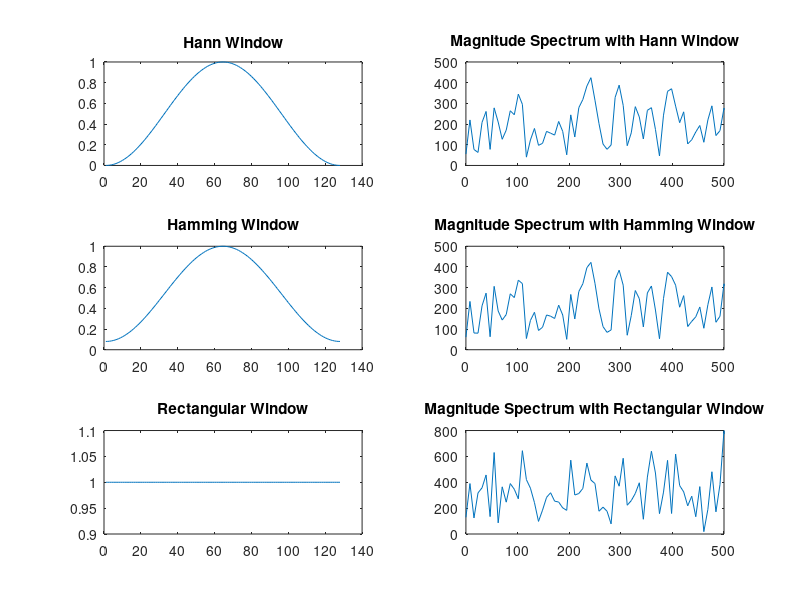

Recreate this plot in MATLAB.
fs = 1000;                % Sampling frequency
f1 = 250;                 % Frequency of the first sine wave
f2 = 235;                 % Frequency of the second sine wave
signalLength = 128;       % Length of the signal

t = (0 : signalLength - 1) / fs;  % Time vector

% Generate sine waves
wave1 = sin(2*pi*f1*t);
wave2 = sin(2*pi*f2*t);

% Generate white noise
noise = randn(1, signalLength);

% Calculate power of the signal and noise
signalPower = rms(wave1 + wave2)^2;
noisePower = signalPower / (10^(-30 / 10));  % SNR = -30 dB

% Scale the noise to achieve the desired SNR
noise = sqrt(noisePower) * noise;

% Combine signal and noise
messSignal = wave1 + wave2 + noise;

% Define the windows
hannWindow = hann(signalLength, 'symmetric');
hammingWindow = hamming(signalLength, 'symmetric');
rectWindow = rectwin(signalLength);

% Apply Hann window
hannSignal = messSignal .* hannWindow';
hannFFT = fft(hannSignal);
hannMagnitude = abs(hannFFT);

% Apply Hamming window
hammingSignal = messSignal .* hammingWindow';
hammingFFT = fft(hammingSignal);
hammingMagnitude = abs(hammingFFT);

% Apply Rectangular window
rectSignal = messSignal .* rectWindow';
rectFFT = fft(rectSignal);
rectMagnitude = abs(rectFFT);

% Frequency vector for plotting
frequencies = (0:signalLength-1) * (fs / signalLength);

% Plot the windows
figure;
subplot(3,2,1);
plot(hannWindow);
title('Hann Window');

subplot(3,2,3);
plot(hammingWindow);
title('Hamming Window');

subplot(3,2,5);
plot(rectWindow);
title('Rectangular Window');

% Plot the magnitude spectra
subplot(3,2,2);
plot(frequencies, hannMagnitude);
title('Magnitude Spectrum with Hann Window');
xlim([0, 500]);

subplot(3,2,4);
plot(frequencies, hammingMagnitude);
title('Magnitude Spectrum with Hamming Window');
xlim([0, 500]);

subplot(3,2,6);
plot(frequencies, rectMagnitude);
title('Magnitude Spectrum with Rectangular Window');
xlim([0, 500]);
